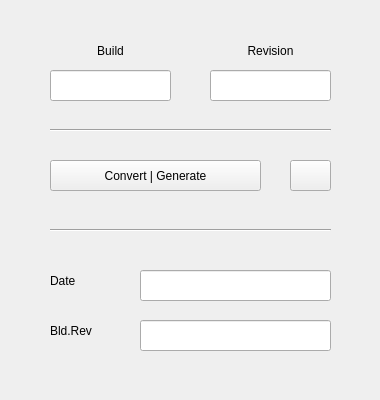
<?xml version="1.0" encoding="UTF-8"?>
<ui version="4.0">
 <class>MainWindow</class>
 <widget class="QMainWindow" name="MainWindow">
  <property name="enabled">
   <bool>true</bool>
  </property>
  <property name="geometry">
   <rect>
    <x>0</x>
    <y>0</y>
    <width>380</width>
    <height>400</height>
   </rect>
  </property>
  <property name="sizePolicy">
   <sizepolicy hsizetype="Preferred" vsizetype="Preferred">
    <horstretch>0</horstretch>
    <verstretch>0</verstretch>
   </sizepolicy>
  </property>
  <property name="windowTitle">
   <string>Revision To Date Converter</string>
  </property>
  <widget class="QWidget" name="centralWidget">
   <widget class="QPushButton" name="pushButton">
    <property name="geometry">
     <rect>
      <x>50</x>
      <y>160</y>
      <width>211</width>
      <height>31</height>
     </rect>
    </property>
    <property name="text">
     <string>Convert | Generate</string>
    </property>
   </widget>
   <widget class="QLineEdit" name="lineEdit">
    <property name="geometry">
     <rect>
      <x>50</x>
      <y>70</y>
      <width>121</width>
      <height>31</height>
     </rect>
    </property>
    <property name="alignment">
     <set>Qt::AlignCenter</set>
    </property>
   </widget>
   <widget class="QLineEdit" name="lineEdit_2">
    <property name="geometry">
     <rect>
      <x>210</x>
      <y>70</y>
      <width>121</width>
      <height>31</height>
     </rect>
    </property>
    <property name="alignment">
     <set>Qt::AlignCenter</set>
    </property>
   </widget>
   <widget class="QLineEdit" name="lineEdit_3">
    <property name="enabled">
     <bool>true</bool>
    </property>
    <property name="geometry">
     <rect>
      <x>140</x>
      <y>270</y>
      <width>191</width>
      <height>31</height>
     </rect>
    </property>
    <property name="alignment">
     <set>Qt::AlignCenter</set>
    </property>
    <property name="readOnly">
     <bool>true</bool>
    </property>
   </widget>
   <widget class="QLabel" name="label">
    <property name="geometry">
     <rect>
      <x>60</x>
      <y>40</y>
      <width>101</width>
      <height>21</height>
     </rect>
    </property>
    <property name="layoutDirection">
     <enum>Qt::LeftToRight</enum>
    </property>
    <property name="text">
     <string>Build</string>
    </property>
    <property name="alignment">
     <set>Qt::AlignCenter</set>
    </property>
   </widget>
   <widget class="QLabel" name="label_2">
    <property name="geometry">
     <rect>
      <x>210</x>
      <y>40</y>
      <width>121</width>
      <height>21</height>
     </rect>
    </property>
    <property name="text">
     <string>Revision</string>
    </property>
    <property name="alignment">
     <set>Qt::AlignCenter</set>
    </property>
   </widget>
   <widget class="QLabel" name="label_3">
    <property name="geometry">
     <rect>
      <x>50</x>
      <y>270</y>
      <width>41</width>
      <height>21</height>
     </rect>
    </property>
    <property name="text">
     <string>Date</string>
    </property>
   </widget>
   <widget class="QPushButton" name="pushButton_2">
    <property name="geometry">
     <rect>
      <x>290</x>
      <y>160</y>
      <width>41</width>
      <height>31</height>
     </rect>
    </property>
    <property name="text">
     <string/>
    </property>
    <property name="icon">
     <iconset resource="resources.qrc">
      <normaloff>:/icons/Refresh.png</normaloff>:/icons/Refresh.png</iconset>
    </property>
   </widget>
   <widget class="QLabel" name="label_4">
    <property name="geometry">
     <rect>
      <x>50</x>
      <y>320</y>
      <width>61</width>
      <height>21</height>
     </rect>
    </property>
    <property name="text">
     <string>Bld.Rev</string>
    </property>
   </widget>
   <widget class="QLineEdit" name="lineEdit_4">
    <property name="enabled">
     <bool>true</bool>
    </property>
    <property name="geometry">
     <rect>
      <x>140</x>
      <y>320</y>
      <width>191</width>
      <height>31</height>
     </rect>
    </property>
    <property name="alignment">
     <set>Qt::AlignCenter</set>
    </property>
    <property name="readOnly">
     <bool>true</bool>
    </property>
   </widget>
   <widget class="Line" name="line">
    <property name="geometry">
     <rect>
      <x>50</x>
      <y>220</y>
      <width>281</width>
      <height>20</height>
     </rect>
    </property>
    <property name="orientation">
     <enum>Qt::Horizontal</enum>
    </property>
   </widget>
   <widget class="Line" name="line_2">
    <property name="geometry">
     <rect>
      <x>50</x>
      <y>120</y>
      <width>281</width>
      <height>20</height>
     </rect>
    </property>
    <property name="orientation">
     <enum>Qt::Horizontal</enum>
    </property>
   </widget>
  </widget>
 </widget>
 <layoutdefault spacing="6" margin="11"/>
 <resources>
  <include location="resources.qrc"/>
 </resources>
 <connections/>
</ui>
